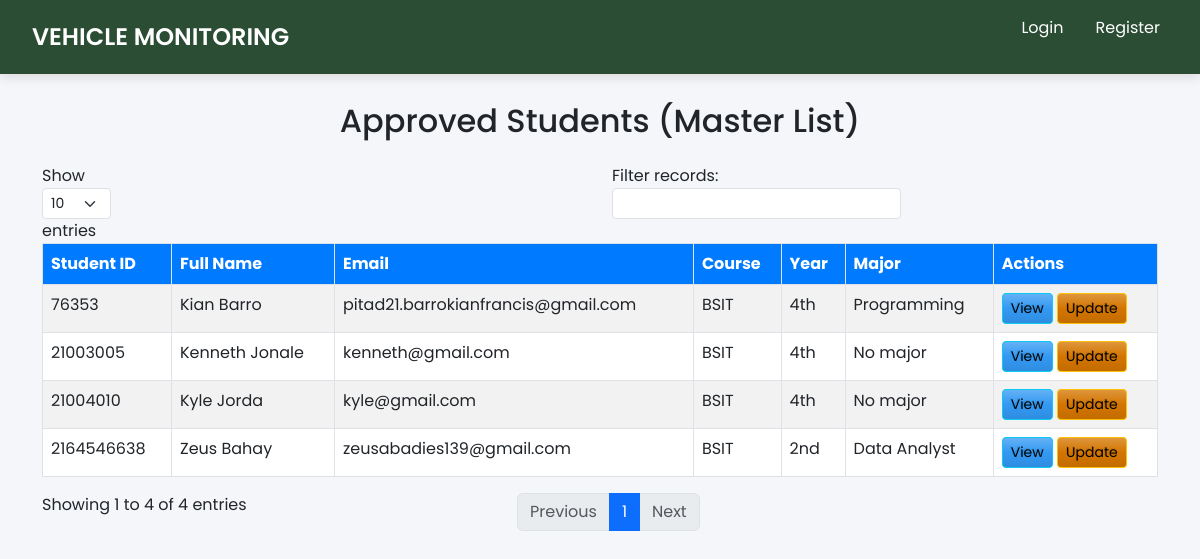
The page /student-list on the database as committed earlier.
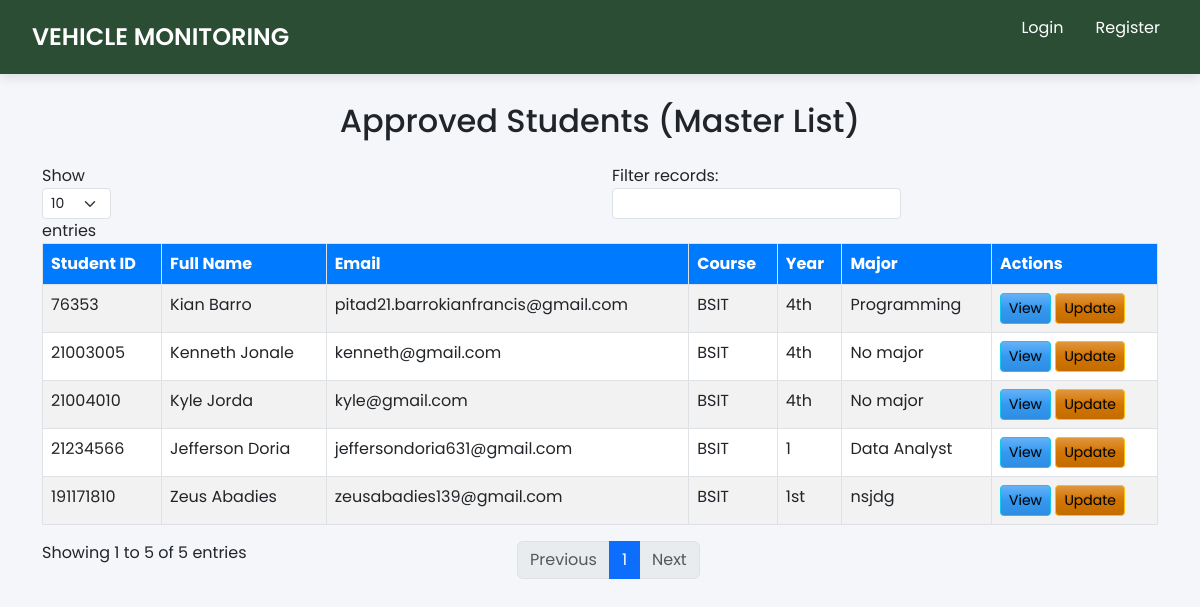
The same page on the database as committed later.
### qrapp/models.py (models this page shows, shortened)
class StudentMasterList(models.Model):
        student_id = models.CharField(max_length=20, unique=True)
        username = models.CharField(max_length=50)
        email = models.EmailField(unique=True)
        first_name = models.CharField(max_length=50, blank=True, null=True)
        last_name = models.CharField(max_length=50, blank=True, null=True)
        course = models.CharField(max_length=100)
        year = models.CharField(max_length=10)
        major = models.CharField(max_length=100)
        password = models.CharField(max_length=128, blank=True, null=False)
        qr_code = models.ImageField(upload_to='uploads/qr_codes/', blank=True, null=True)

### qrapp/views.py (the view)
# urls.py: path('student-list', views.student_list, name='student-list'),
def student_list(request):
    master_list_students = StudentMasterList.objects.all()
    return render(request, 'qrapp/student-list.html', {
        'master_list_students': master_list_students
    })

### qrapp/templates/qrapp/student-list.html (shortened to what this page needs)
{% extends 'qrapp/base.html' %}
{% block content %}
<div class="container my-1">
    <h2 class="text-center mb-4">Approved Students (Master List)</h2>
    <table id="masterListTable" class="table table-striped table-bordered table-hover" style="width:100%">
        <thead>
            <tr>
                <th>Student ID</th>
                <th>Full Name</th>
                <th>Email</th>
                <th>Course</th>
                <th>Year</th>
                <th>Major</th>
                <th>Actions</th>
            </tr>
        </thead>
        <tbody>
            {% for student in master_list_students %}
            <tr>
                <td>{{ student.student_id }}</td>
                <td>{{ student.first_name }} {{ student.last_name }}</td>
                <td>{{ student.email }}</td>
                <td>{{ student.course }}</td>
                <td>{{ student.year }}</td>
                <td>{{ student.major }}</td>
                <td>
                    <button class="btn btn-info btn-sm view-btn" data-id="{{ student.id }}" data-bs-toggle="modal" data-bs-target="#viewStudentModal">View</button>
                    <button class="btn btn-warning btn-sm update-btn" data-id="{{ student.id }}" data-bs-toggle="modal" data-bs-target="#updateStudentModal">Update</button>
                </td>
            </tr>
            {% empty %}
            <tr>
                <td colspan="7" class="text-center">No approved students yet.</td>
            </tr>
            {% endfor %}
        </tbody>
    </table>
</div>
{% endblock %}

Rows that differ between the two databases and show on the page:
removed StudentMasterList: student_id "2164546638", first_name "Zeus", last_name "Bahay", email "zeusabadies139@gmail.com", course "BSIT", year "2nd", major "Data Analyst"
added StudentMasterList: student_id "21234566", first_name "Jefferson", last_name "Doria", email "jeffersondoria631@gmail.com", course "BSIT", year "1", major "Data Analyst"
added StudentMasterList: student_id "191171810", first_name "Zeus", last_name "Abadies", email "zeusabadies139@gmail.com", course "BSIT", year "1st", major "nsjdg"
Other text that changed with them:
text written by a page script: "Show entries Filter records: Showing 1 to 4 of 4 entries Previous 1 Next" → "Show entries Filter records: Showing 1 to 5 of 5 entries Previous 1 Next"
